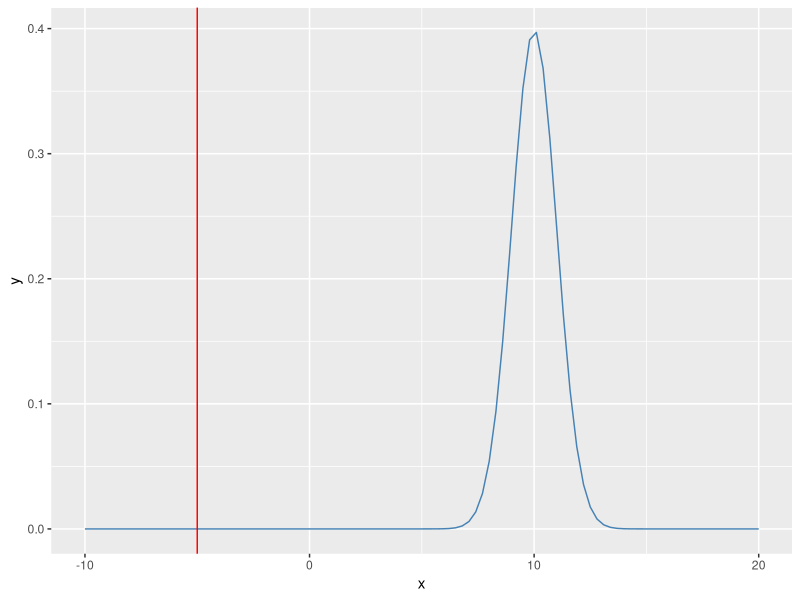

The R script that drew this image:
# ---- 0. Setup and load libraries, if any ----

library(ggplot2)  # load the graphing library

if(!require("rstudioapi")) install.packages("rstudioapi")
setwd(dirname(getSourceEditorContext()$path))  # set working directory


# ---- 1. Calculate standard normal distribution probabilities ----

# Previously, we used dnorm() to generate the normal probability density.
# Now, we can calculate probabilities using pnorm(), the distribution function
# for the Normal. 

# Imagine we have a standard normal distribution (mean=0, sd=1). What is more
# likely (has a higher probability): X <= 8, or X <= 0.1?

pnorm(8)    # P(X <= 8)
pnorm(0.1)  # P(X <= 0.1)

# What else is likely (or unlikely)?


# ---- 2. Calculate other normal distribution probabilities ----

# Let's look at an extreme example:
pnorm(-5, mean=10, sd=1)  # P(X <= -5) when X is tightly concentrated around +10

x <- seq(-10,20,0.1)
ggplot(data.frame(x), aes(x)) +
  stat_function(fun=dnorm, args=list(mean=10, sd=1), color='steelblue') +
  geom_vline(xintercept=-5, color='red')
